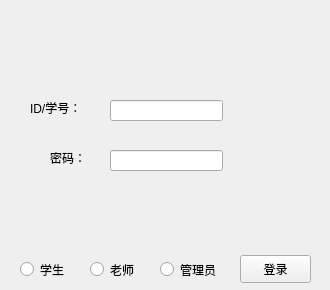
<?xml version="1.0" encoding="UTF-8"?>
<ui version="4.0">
 <class>Login</class>
 <widget class="QWidget" name="Login">
  <property name="geometry">
   <rect>
    <x>0</x>
    <y>0</y>
    <width>330</width>
    <height>290</height>
   </rect>
  </property>
  <property name="windowTitle">
   <string>Form</string>
  </property>
  <widget class="QLineEdit" name="lineEdit">
   <property name="geometry">
    <rect>
     <x>110</x>
     <y>100</y>
     <width>113</width>
     <height>21</height>
    </rect>
   </property>
  </widget>
  <widget class="QLineEdit" name="lineEdit_2">
   <property name="geometry">
    <rect>
     <x>110</x>
     <y>150</y>
     <width>113</width>
     <height>21</height>
    </rect>
   </property>
  </widget>
  <widget class="QLabel" name="label">
   <property name="geometry">
    <rect>
     <x>30</x>
     <y>100</y>
     <width>72</width>
     <height>15</height>
    </rect>
   </property>
   <property name="text">
    <string>ID/学号：</string>
   </property>
  </widget>
  <widget class="QLabel" name="label_2">
   <property name="geometry">
    <rect>
     <x>50</x>
     <y>150</y>
     <width>41</width>
     <height>16</height>
    </rect>
   </property>
   <property name="text">
    <string>密码：</string>
   </property>
  </widget>
  <widget class="QRadioButton" name="radioButton">
   <property name="geometry">
    <rect>
     <x>20</x>
     <y>260</y>
     <width>61</width>
     <height>19</height>
    </rect>
   </property>
   <property name="text">
    <string>学生</string>
   </property>
  </widget>
  <widget class="QRadioButton" name="radioButton_2">
   <property name="geometry">
    <rect>
     <x>90</x>
     <y>260</y>
     <width>61</width>
     <height>19</height>
    </rect>
   </property>
   <property name="text">
    <string>老师</string>
   </property>
  </widget>
  <widget class="QRadioButton" name="radioButton_3">
   <property name="geometry">
    <rect>
     <x>160</x>
     <y>260</y>
     <width>71</width>
     <height>19</height>
    </rect>
   </property>
   <property name="text">
    <string>管理员</string>
   </property>
  </widget>
  <widget class="QPushButton" name="pushButton">
   <property name="geometry">
    <rect>
     <x>240</x>
     <y>255</y>
     <width>71</width>
     <height>28</height>
    </rect>
   </property>
   <property name="text">
    <string>登录</string>
   </property>
  </widget>
 </widget>
 <resources/>
 <connections/>
</ui>
